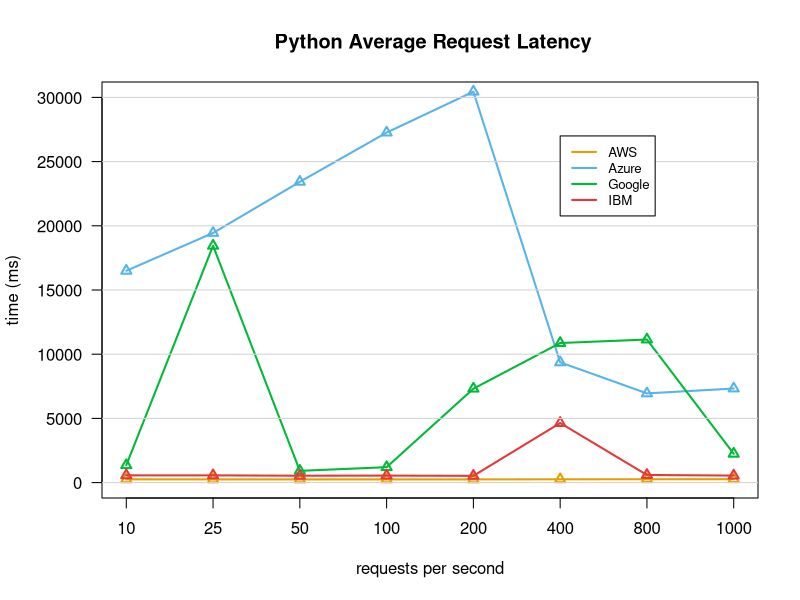

Write the R code that produced this figure.
x <- read.csv("average_latency_all.csv",header=T,sep=",")
x <- t(x)
aws_python <- as.numeric(x[3,1:8])
azure_python <- as.numeric(x[7,1:8])
google_python <- as.numeric(x[12,1:8])
ibm_python <- as.numeric(x[15,1:8])
png(file = "plot_average_latency_python.png", width=800, height=800, units="px", pointsize=24)
par(mar=c(5,5,4,2)+.1)
plot(aws_python, type="o", pch=2, lwd=2, lty=1, col = "#E69F00", xlab = "requests per second", ylab = "", main = " Python Average Request Latency",ylim=c(0,30000), xaxt="n", las=1)
axis(1, at=1:8, labels=c("10", "25", "50", "100", "200", "400", "800", "1000"))
lines(azure_python,lty=1, type="o", pch=2, lwd=2, col = "#56B4E9")
lines(google_python,lty=1, type="o", pch=2, lwd=2, col = "#00BA38")
lines(ibm_python,lty=1, type = "o", pch=2, lwd=2, col = "#E33939")
title(ylab = "time (ms)", mgp=c(4,1,1))
grid (NULL,NULL,nx=0,col = "lightgray")
legend(6, 27000, legend=c("AWS", "Azure", "Google", "IBM"),
col=c("#E69F00", "#56B4E9", "#00BA38", "#E33939"), lwd=2,
lty=c(1,1,1,1), cex=0.8)

